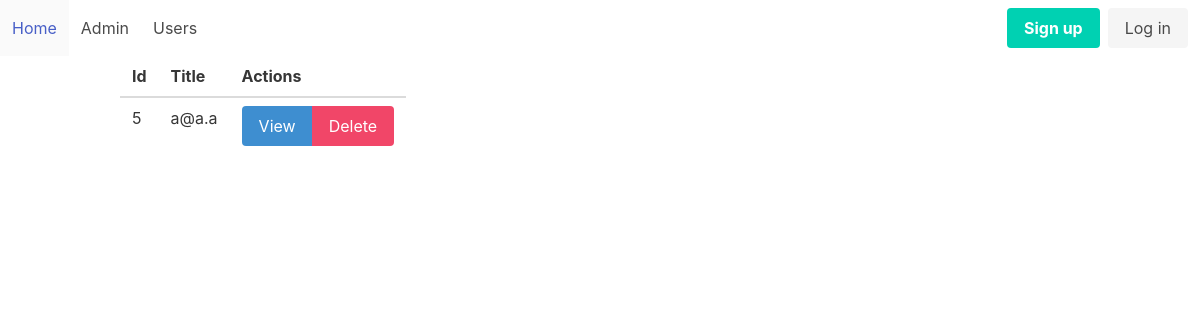
The page /admin/users on the database as committed earlier.
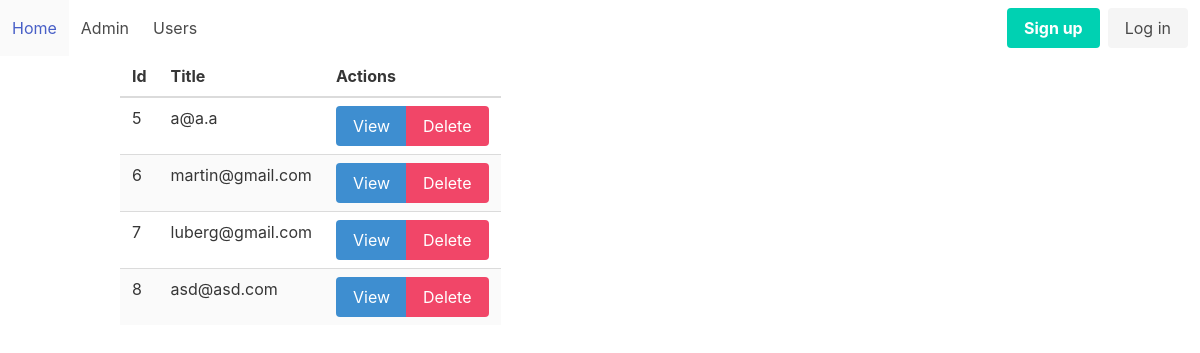
The same page on the database as committed later.
### tables this page shows
CREATE TABLE users
(
    id       integer
        primary key autoincrement,
    email    text not null
        unique,
    password text not null
);

### helpers.php (called while the page is built, shortened)
<?php
function view($viewName, $vars = []){
    extract($vars);
    include __DIR__ . "/views/$viewName.php";
}

### src/Controllers/UserController.php (called while the page is built, shortened)
<?php
class UserController {
    public function index(){
        $user = User::all();
        view('users/index', compact('user'));
    }
}

### src/DB.php (called while the page is built, shortened)
<?php
class DB
{
  private $conn;
  public function __construct()
  {
    try {
      $this->conn = new PDO("sqlite:db.sqlite");
      $this->conn->setAttribute(PDO::ATTR_ERRMODE, PDO::ERRMODE_EXCEPTION);
    } catch (PDOException $e) {
      echo "Connection failed: " . $e->getMessage();
    }
  }
  public function all($table, $class)
  {
    $stmt = $this->conn->prepare("SELECT * FROM $table");
    $stmt->execute();
    $stmt->setFetchMode(PDO::FETCH_CLASS, $class);
    return $stmt->fetchAll();
  }
}

### src/Models/Model.php (called while the page is built, shortened)
<?php
class Model {
    public static $table;
    public static function all(){
    	$db = new DB();
        return $db->all(static::$table, static::class);
    }
    }

### views/users/index.php (the view)
<?php include __DIR__ . '/../partials/header.php'; ?>
<div class="container">
    <table class="table is-striped">
        <thead>
            <th>Id</th>
            <th>Title</th>
            <th>Actions</th>
        </thead>
        <tbody>
            <?php foreach ($user as $user) : ?>
                <tr>
                    <td><?= $user->id ?></td>
                    <td><?= $user->email ?></td>
                    <td>
                        <div class="buttons has-addons">
                            <a class="button is-info" href="/admin/users/view?id=<?=$user->id?>">View</a>
                            <a class="button is-danger" href="/admin/users/delete?id=<?=$user->id?>">Delete</a>
                        </div>
                    </td>
                </tr>
            <?php endforeach; ?>
        </tbody>
    </table>
</div>
<?php include __DIR__ . '/../partials/footer.php'; ?>

Rows that differ between the two databases and show on the page:
added users: id "6", email "martin@gmail.com"
added users: id "7", email "luberg@gmail.com"
added users: id "8", email "asd@asd.com"
